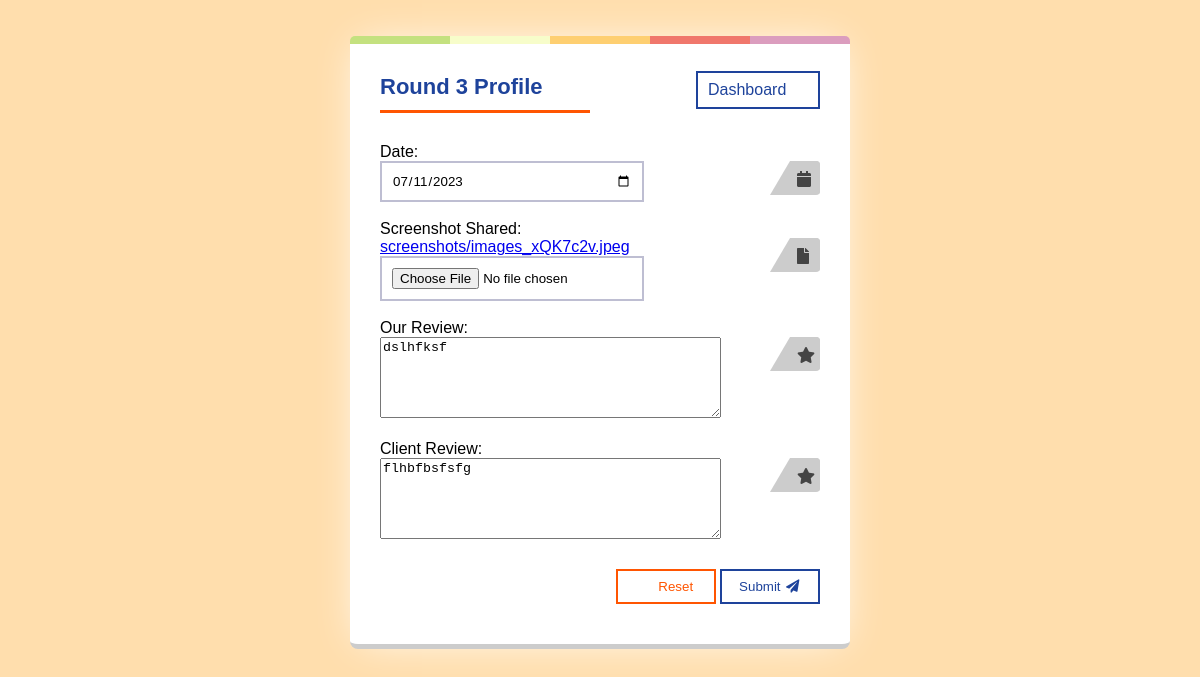
The app's page /round3/52/ (signed in) with its own data.
### app/models.py (models this page shows, shortened)
class Round3(models.Model):
    project = models.ForeignKey(Project, on_delete=models.CASCADE)
    date = models.DateField(blank=True,null=True,default=None)
    screenshot_shared = models.ImageField(upload_to='screenshots/', blank=True, null=True)
    our_review = models.TextField(default='')
    client_review = models.TextField(default='')
    edited_by = models.ForeignKey(BDE_User,on_delete=models.SET_NULL,null=True)

### app/middlewares.py (the view)
    def middleware(request, project_id=None):
        returnUrl = ''
        print(request.META['PATH_INFO'])
        if not request.session.get('user'):
            return redirect('login')
        response = get_response(request, project_id=project_id)
        return response

### app/templates/round3.html (shortened to what this page needs)
<!DOCTYPE html>
{% load static %}
<html>
<head>
    <link rel="stylesheet" href="{% static 'css/project.css' %}">
    <link href="https://cdnjs.cloudflare.com/ajax/libs/font-awesome/5.15.3/css/all.min.css" rel="stylesheet">
</head>
<body>
    <form class="form" method="POST" action="{% url 'round3' project_id=project_id %}" enctype="multipart/form-data">
        <div class="form-header">
            <h2>Round 3 Profile</h2>
            <a class="movebtn movebtnsu" style='text-decoration:none;' href="{% url 'dashboard'  %}">Dashboard</a>
        </div>
        <div class="form-group">
            <label for="date">Date:</label>
            <br>
            <div class="relative">
                <input name="date" class="form-control" id="date" type="date" autofocus="" autocomplete="" placeholder="Select date..." value="{{ round3_data.date|default_if_none:''|date:'Y-m-d'}}">
                <i class="fa fa-calendar"></i>
            </div><br>
        </div>
        <div class="form-group">
            <label for="screenshot_shared">Screenshot Shared:</label>
            <div class="relative">
                {% if round3_data.screenshot_shared %}
                    <a href="{{ round3_data.screenshot_shared.url }}">{{ round3_data.screenshot_shared.name }}</a>
                {% else %}
                    <span>No file uploaded</span>
                {% endif %}
                <input name="screenshot_shared" class="form-control" id="screenshot_shared" type="file">
                <i class="fa fa-file"></i>
            </div>
        </div><br>
        <div class="form-group">
            <label for="our_review">Our Review:</label>
            <div class="relative">
                <textarea rows='5' cols="40" name="our_review" class="form-control" id="our_review"  placeholder="Type your review...">{{ round3_data.our_review }}</textarea>
                <i class="fa fa-star"></i>
            </div>
        </div><br>
        <div class="form-group">
        <div class="form-group">
            <label for="client_review">Client Review:</label>
            <div class="relative">
                <textarea name="client_review" rows='5' cols="40" class="form-control" id="client_review"  placeholder="Type your review...">{{  round3_data.client_review }}</textarea>
                <i class="fa fa-star"></i>
            </div>
        </div><br>
        <div class="tright">
            <button class="movebtn movebtnre" type="reset"> Reset </button>
            <button class="movebtn movebtnsu" type="submit">Submit <i class="fa fa-fw fa-paper-plane"></i></button>
        </div>
    </form>
</body>
</html>

### app/templates/round3.html (style rules this page uses)
body { background: navajowhite; }
.form-header { display: flex; align-items: center; justify-content: space-between; }

### records on screen
Round3: date "07/11/2023", screenshot_shared.name "screenshots/images_xQK7c2v.jpeg", our_review "dslhfksf", client_review "flhbfbsfsfg"
